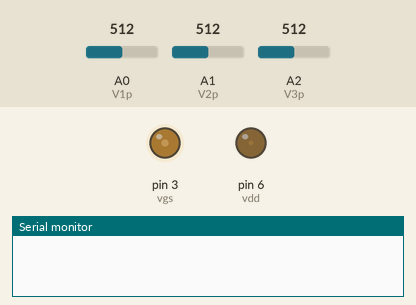
Simulated run of this sketch. Board: Arduino Uno, built with avr-gcc and run on an emulated ATmega328P. Parts: output pins drawn as LEDs (lit = HIGH), the last lines printed to the serial monitor. Inputs (shaded band) come from the test bench; at power-on: A0 (V1p) = 512, A1 (V2p) = 512, A2 (V3p) = 512. Storage starts empty.

Above: at 1.8 s.
1.9 s: A0 (V1p) set to 716
4.0 s: A1 (V2p) set to 716
At 21.4 s:
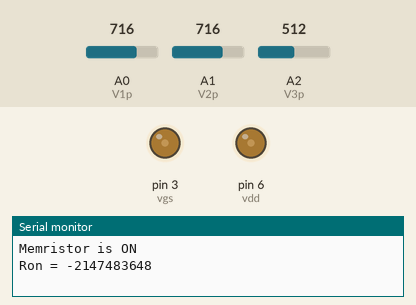
Timing chart, 0 to 23.0 s (numbered marks = the images above; inputs shaded):
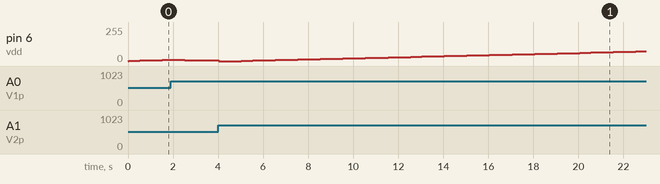

The sketch:

security_heba_paper.ino
```cpp
#include <SPI.h>
#include <SD.h>

///////////////////////
// SD Logging Config //
///////////////////////
#define ENABLE_SD_LOGGING true // Default SD logging (can be changed via serial menu)
#define LOG_FILE_INDEX_MAX 999 // Max number of "logXXX.txt" files
#define LOG_FILE_PREFIX "log"  // Prefix name for log files
#define LOG_FILE_SUFFIX "txt"  // Suffix name for log files
#define SD_MAX_FILE_SIZE 5000000 // 5MB max file size, increment to next file before surpassing
#define SD_LOG_WRITE_BUFFER_SIZE 1024 // Experimentally tested to produce 100Hz logs
#define SD_CHIP_SELECT_PIN 8
/////////////////////
// SD Card Globals //
/////////////////////
bool sdCardPresent = false; // Keeps track of if SD card is plugged in
String logFileName; // Active logging file
String logFileBuffer; // Buffer for logged data. Max is set in config
/////////////////////////////
// variable initialization //
/////////////////////////////
#define vdd 6 // pin for supply voltage
#define vgs 3 // pin for gate source voltage of the transistor
int V1p =  A0; // reading V1 pin
int V2p =  A1; // reading V2 pin
int V3p = A2; // reading V3 pin
float Icom = 0.7E-6; // maximum current defined by the gate voltage
float Icom95 = Icom * 0.95;
float I = 0.0;
float R = 100E3; // the fixed resistor connected with the memristor
float Ron = 0; // ON resistance
float Vs = 0; // current voltage supply value
float VR = 0;
float VM = 0;

void setup() {
  Serial.begin(9600);
  pinMode(vdd, OUTPUT); // define supply voltage pin
  pinMode(vgs, OUTPUT); // define gate voltage pin
  digitalWrite(vdd, LOW);
  analogWrite(vgs, 69); // write 1.5 V to the gate of the transistor to limit the current to Icomp

  // SD card initlization
  if ( initSD() )
  {
    sdCardPresent = true;
    // Get the next, available log file name
    logFileName = nextLogFile();
  }

}

void loop() {
  int V1D = 0; // V1 digital value
  int V2D = 0; // V2 digital value
  int V3D = 0; // V3 digital value
  float V1A = 0; // V1 analog value
  float V2A = 0; // V2 analog value
  float V3A = 0; // V3 analog value

  Vs = Vs + 2; // increment source voltage by 0.04 V
  analogWrite(vdd, Vs); // write value to supply pin
  delay(500);
  V1D = analogRead(V1p); // reading the digital value of V1
  V2D = analogRead(V2p); // reading the digital value of V2
  V3D = analogRead(V3p); // reading the digital value of V3
  V1A =  V1D / 204.80; // conver the digital reading value to analog voltage value;
  V2A =  V2D / 204.80; // conver the digital reading value to analog voltage value;
  V3A =  V3D / 204.80; // conver the digital reading value to analog voltage value;
  VR = V1A - V2A; // voltage across the resistor
  VM = V2A - V3A; // voltage across the memristor
  I = (VR / R); // calculate the current in the circuit

  if (I >= Icom)
  {
    Serial.print("Memristor is ON");
    Serial.println();
    delay(500);

    do {
      Vs = Vs - 1; // decrement the power supply
      analogWrite(vdd, Vs); // write value to supply pin
      delay (500);
      V1D = analogRead(V1p); // reading the digital value of V1
      V2D = analogRead(V2p); // reading the digital value of V2
      V3D = analogRead(V3p); // reading the digital value of V3
      V1A =  V1D / 204.80; // conver the digital reading value to analog voltage value;
      V2A =  V2D / 204.80; // conver the digital reading value to analog voltage value;
      V3A =  V3D / 204.80; // conver the digital reading value to analog voltage value;
      VR = V1A - V2A; // voltage across the resistor
      VM = V2A - V3A; // voltage across the memristor
      I = VR / R; // calculate the current in the circuit
      if (Vs == 0)
      {
        break;
      }

    } while (I >= Icom95);
    Ron = (VM) / I; //calculate Ron


    Vs = 0; // reset the supply voltage for next cycle
    analogWrite(vdd, Vs); // write value to supply pin

    // log  Ron and printed to the serial monitor
    Serial.print("Ron = ");
    Serial.print(long(Ron));
    Serial.println();
    if (sdCardPresent)
      logIMUData(); // Log new data

    Ron = 0;
    //        ArrayCounter = 0;

    delay(1000);
  }
}

// function that log RON
void logIMUData(void)
{
  String imuLog = "";
  imuLog += String(Ron) + ", ";

  // Remove last comma/space:
  imuLog.remove(imuLog.length() - 2, 2);
  imuLog += "\r\n"; // Add a new line

  logFileBuffer = ""; // Clear SD log buffer

  // Add new line to SD log buffer
  logFileBuffer += imuLog;

  sdLogString(logFileBuffer); // Log SD buffer
}

// Log a string to the SD card
bool sdLogString(String toLog)
{
  // Open the current file name:
  File logFile = SD.open(logFileName, FILE_WRITE);

  // If the file will get too big with this new string, create
  // a new one, and open it.
  if (logFile.size() > (SD_MAX_FILE_SIZE - toLog.length()))
  {
    logFileName = nextLogFile();
    logFile = SD.open(logFileName, FILE_WRITE);
  }

  // If the log file opened properly, add the string to it.
  if (logFile)
  {
    logFile.print(toLog);
    logFile.close();
    return true; // Return success
  }

  return false; // Return fail
}

bool initSD(void)
{
  // SD.begin should return true if a valid SD card is present
  if ( !SD.begin(SD_CHIP_SELECT_PIN) )
  {
    return false;
  }

  return true;
}

String nextLogFile(void)
{
  String filename;
  int logIndex = 0;

  for (int i = 0; i < LOG_FILE_INDEX_MAX; i++)
  {
    // Construct a file with PREFIX[Index].SUFFIX
    filename = String(LOG_FILE_PREFIX);
    filename += String(logIndex);
    filename += ".";
    filename += String(LOG_FILE_SUFFIX);
    // If the file name doesn't exist, return it
    if (!SD.exists(filename))
    {
      return filename;
    }
    // Otherwise increment the index, and try again
    logIndex++;
  }

  return "";
}
```
